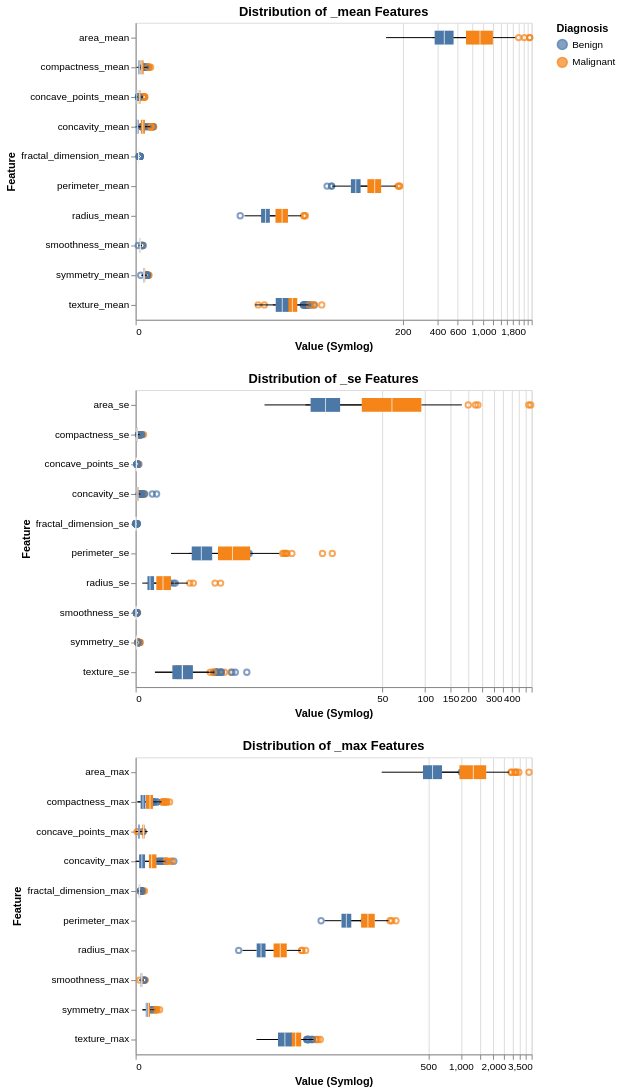

Notebook cell for this chart:
### Code cell
# 7. No outlier or anomalous values
suffixes = ['_mean', '_se', '_max']
charts = []

for suffix in suffixes:
    cols = [c for c in clean_df.columns if c.endswith(suffix) and c != 'Diagnosis']
    
    # The range of 'Area' feature (values ~1000+) exceed other features (values < 1).
    # We use 'symlog' (Symmetric Log) to handle potential 0 values in features like 'Concavity'.
    
    chart = alt.Chart(clean_df).mark_boxplot(extent=1.5).encode(
        x=alt.X('value:Q', title='Value (Symlog)', scale=alt.Scale(type='symlog')),
        y=alt.Y('variable:N', title='Feature'),
        color=alt.Color('Diagnosis:N', title='Diagnosis'),
        tooltip=['variable:N', 'value:Q', 'Diagnosis']
    ).transform_fold(
        cols,
        as_=['variable', 'value']
    ).properties(
        title=f'Distribution of {suffix} Features',
        width=400,
        height=300
    )
    
    charts.append(chart)

chart = alt.vconcat(*charts).resolve_scale(x='independent')
chart.save('../results/images/feature_distributions.png')

chart
